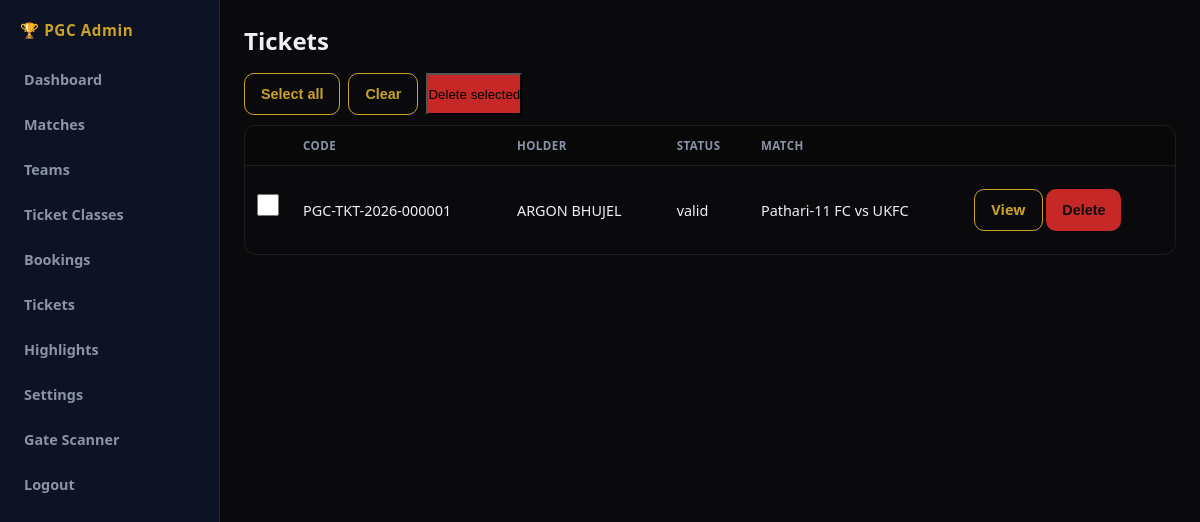
The app's page /admin/tickets (signed in) with its own data.
### app/models/booking.py (models this page shows, shortened)
class Ticket(db.Model):
    __tablename__ = 'tickets'
    id = db.Column(db.Integer, primary_key=True)
    ticket_code = db.Column(db.String(40), unique=True, nullable=False, index=True)
    booking_id = db.Column(db.Integer, db.ForeignKey('bookings.id'), nullable=False)
    match_id = db.Column(db.Integer, db.ForeignKey('matches.id'), nullable=False)
    ticket_class_id = db.Column(db.Integer, db.ForeignKey('ticket_classes.id'), nullable=False)
    holder_name = db.Column(db.String(120))
    status = db.Column(db.String(20), default='valid')  # valid, used, cancelled
    checked_in_at = db.Column(db.DateTime)
    checked_in_by = db.Column(db.String(80))
    qr_payload = db.Column(db.String(255))
    created_at = db.Column(db.DateTime, default=lambda: datetime.now(timezone.utc))
    match = db.relationship('Match')
    ticket_class = db.relationship('TicketClass')

### app/models/team.py (models this page shows, shortened)
class Team(db.Model):
    __tablename__ = 'teams'
    id = db.Column(db.Integer, primary_key=True)
    name = db.Column(db.String(120), nullable=False)
    short_name = db.Column(db.String(40))
    logo = db.Column(db.String(255))  # path under static/uploads
    primary_color = db.Column(db.String(20), default='#1a237e')
    secondary_color = db.Column(db.String(20), default='#ffffff')
    is_active = db.Column(db.Boolean, default=True)
    created_at = db.Column(db.DateTime, default=lambda: datetime.now(timezone.utc))

### app/routes/admin.py (the view)
@admin_bp.route('/tickets')
@login_required
def tickets():
    items = Ticket.query.order_by(Ticket.created_at.desc()).limit(100).all()
    return render_template('admin/tickets.html', tickets=items)

### app/models/match.py (called while the page is built)
    @property
    def display_name(self):
        h = self.home_team.short_name or self.home_team.name if self.home_team else 'TBD'
        a = self.away_team.short_name or self.away_team.name if self.away_team else 'TBD'
        return f'{h} vs {a}'

### app/models/user.py (called while the page is built)
@login_manager.user_loader
def load_user(user_id):
    return User.query.get(int(user_id))

### app/templates/admin/tickets.html (shortened to what this page needs)
{% extends "admin/base.html" %}
{% block content %}
<h2 style="margin-bottom:16px">Tickets</h2>
<form method="post" action="{{ url_for('admin.ticket_bulk_delete') }}">
  <div style="margin-bottom:10px;display:flex;gap:8px;flex-wrap:wrap">
    <button type="button" class="btn btn-outline" onclick="document.querySelectorAll('.row-cb').forEach(c=>c.checked=true)">Select all</button>
    <button type="button" class="btn btn-outline" onclick="document.querySelectorAll('.row-cb').forEach(c=>c.checked=false)">Clear</button>
    <button type="submit" class="js-bulk-delete" data-confirm="Delete selected items?" class="btn" style="background:#c62828" >Delete selected</button>
  </div>
  <table>
    <tr><th></th><th>Code</th><th>Holder</th><th>Status</th><th>Match</th><th></th></tr>
    {% for t in tickets %}
    <tr>
      <td><input class="row-cb" type="checkbox" name="ids" value="{{ t.id }}"></td>
      <td>{{ t.ticket_code }}</td>
      <td>{{ t.holder_name }}</td>
      <td>{{ t.status }}</td>
      <td>{{ t.match.display_name if t.match else t.match_id }}</td>
      <td style="white-space:nowrap">
        <a class="btn btn-outline" href="{{ url_for('public.ticket_view', code=t.ticket_code) }}" target="_blank">View</a>
        <button data-confirm="Delete this ticket?" formaction="{{ url_for('admin.ticket_delete', id=t.id) }}" formmethod="post" class="btn" style="background:#c62828"
          >Delete</button>
      </td>
    </tr>
    {% endfor %}
  </table>
</form>
{% endblock %}

### app/static/css/admin.css (style rules this page uses)
:root { --bg: #0a0a0c; --side: #0d1322; --gold: #c9a227; --gold-light: #ffd54f; --text: #eef0f4; --muted: #8b93a7; --card: #121a2b; --border: rgba(255,255,255,0.08); --safe-bottom: env(safe-area-inset-bottom, 0px); --safe-top: env(safe-area-inset-top, 0px); }
*, *::before, *::after { box-sizing: border-box; margin: 0; padding: 0; }
html { -webkit-text-size-adjust: 100%; }
body { font-family: system-ui, -apple-system, 'Segoe UI', sans-serif; background: var(--bg); color: var(--text); display: flex; min-height: 100vh; min-height: 100dvh; -webkit-font-smoothing: antialiased; }
a { color: var(--gold-light); }
table { width: 100%; border-collapse: collapse; font-size: 0.9rem; min-width: 520px; }
th, td { padding: 12px; text-align: left; border-bottom: 1px solid var(--border); }
th { color: var(--muted); font-size: 0.72rem; text-transform: uppercase; letter-spacing: 0.04em; background: rgba(0,0,0,0.25); }
tr:last-child td { border-bottom: none; }
.btn { display: inline-flex; align-items: center; justify-content: center; gap: 6px; padding: 10px 16px; border-radius: 10px; background: var(--gold); color: #111; font-weight: 700; border: none; cursor: pointer; text-decoration: none; font-size: 0.9rem; min-height: 42px; -webkit-tap-highlight-color: transparent; }
.btn-outline { background: transparent; border: 1px solid var(--gold); color: var(--gold); }
input, select, textarea { padding: 12px 14px; border-radius: 10px; border: 1px solid var(--border); background: #0a0e18; color: var(--text); margin: 4px 0 14px; width: 100%; max-width: 420px; font-size: 16px; min-height: 46px; }

### records on screen
Ticket: ticket_code "PGC-TKT-2026-000001", holder_name "ARGON BHUJEL", status "valid", match "Pathari-11 FC vs UKFC"
